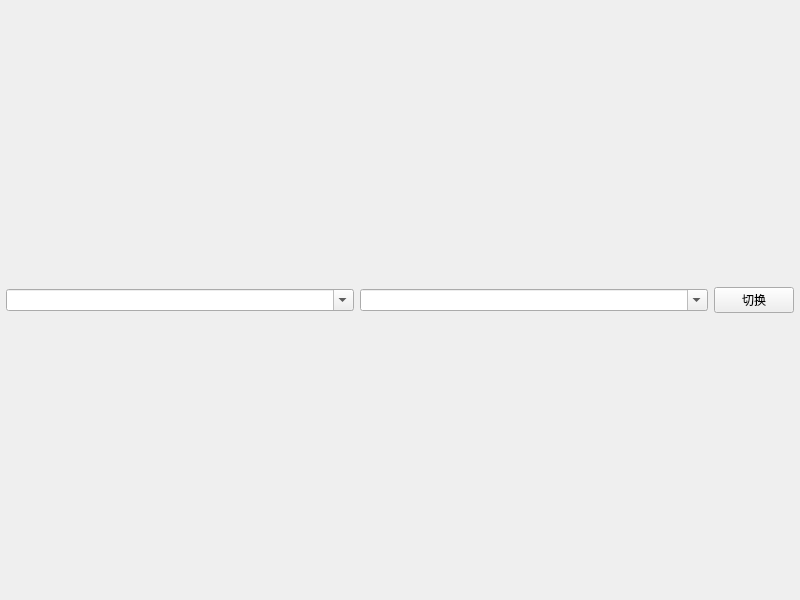
<?xml version="1.0" encoding="UTF-8"?>
<ui version="4.0">
 <class>frmDemoVideoChange</class>
 <widget class="QWidget" name="frmDemoVideoChange">
  <property name="geometry">
   <rect>
    <x>0</x>
    <y>0</y>
    <width>800</width>
    <height>600</height>
   </rect>
  </property>
  <property name="windowTitle">
   <string>Form</string>
  </property>
  <layout class="QGridLayout" name="gridLayout_2">
   <property name="leftMargin">
    <number>6</number>
   </property>
   <property name="topMargin">
    <number>6</number>
   </property>
   <property name="rightMargin">
    <number>6</number>
   </property>
   <property name="bottomMargin">
    <number>6</number>
   </property>
   <property name="spacing">
    <number>6</number>
   </property>
   <item row="0" column="0" colspan="3">
    <layout class="QGridLayout" name="gridLayout">
     <property name="spacing">
      <number>6</number>
     </property>
    </layout>
   </item>
   <item row="1" column="0">
    <widget class="QComboBox" name="cboxUrl">
     <property name="sizePolicy">
      <sizepolicy hsizetype="Expanding" vsizetype="Fixed">
       <horstretch>0</horstretch>
       <verstretch>0</verstretch>
      </sizepolicy>
     </property>
     <property name="editable">
      <bool>true</bool>
     </property>
    </widget>
   </item>
   <item row="1" column="1">
    <widget class="QComboBox" name="cboxUrl2">
     <property name="sizePolicy">
      <sizepolicy hsizetype="Expanding" vsizetype="Fixed">
       <horstretch>0</horstretch>
       <verstretch>0</verstretch>
      </sizepolicy>
     </property>
     <property name="editable">
      <bool>true</bool>
     </property>
    </widget>
   </item>
   <item row="1" column="2">
    <widget class="QPushButton" name="btnChange">
     <property name="minimumSize">
      <size>
       <width>80</width>
       <height>0</height>
      </size>
     </property>
     <property name="text">
      <string>切换</string>
     </property>
    </widget>
   </item>
  </layout>
 </widget>
 <resources/>
 <connections/>
</ui>
